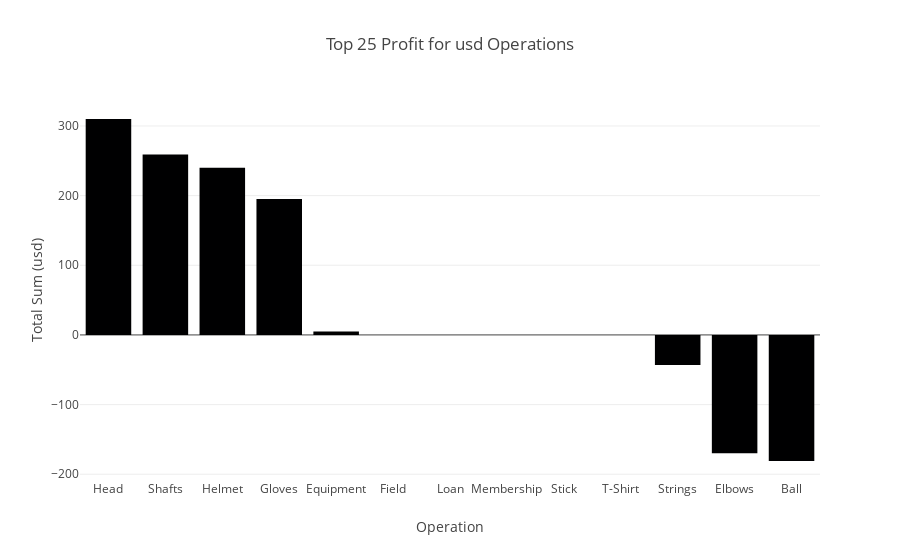

The code cell stored with this chart in its notebook:
### Markdown cell above
####Top 25 Profit Operations USD

### Code cell
# Calculate the total sums for each operation
total_sums = [
    ("Ball", ball_total_usd),
    ("Elbows", elbows_total_usd),
    ("Equipment", equipment_total_usd),
    ("Field", field_total_usd),
    ("Gloves", gloves_total_usd),
    ("Head", head_total_usd),
    ("Helmet", helmet_total_usd),
    ("Loan", loan_total_usd),
    ("Membership", membership_total_usd),
    ("Shafts", shafts_total_usd),
    ("Stick", stick_total_usd),
    ("Strings", strings_total_usd),
    ("T-Shirt", t_shirt_total_usd),
]

# Create a DataFrame
df_total_sums_usd = pd.DataFrame(total_sums, columns=["Operation", "Total Sum"])

# Sort the DataFrame by Total Sum in descending order
df_total_sums_usd  = df_total_sums_usd .sort_values(by="Total Sum", ascending=False)

# Select the top 25 rows
top_25_total_sums = df_total_sums_usd .head(25)

# Create a bar graph
fig = px.bar(
    top_25_total_sums,
    x="Operation",
    y="Total Sum",
    labels={"Total Sum": "Total Sum (usd)"},
    title="Top 25 Profit for usd Operations",
)

# Show the graph
fig.show()

### Figure 1 — Plotly figure (JSON) as saved in the notebook; plotly's stock layout.template omitted (floating-point values rounded to 4 significant figures)
{"data": [{"alignmentgroup": "True", "hovertemplate": "Operation=%{x}<br>Total Sum (usd)=%{y}<extra></extra>", "legendgroup": "", "marker": {"color": "#000001", "pattern": {"shape": ""}}, "name": "", "offsetgroup": "", "orientation": "v", "showlegend": false, "textposition": "auto", "type": "bar", "x": ["Head", "Shafts", "Helmet", "Gloves", "Equipment", "Field", "Loan", "Membership", "Stick", "T-Shirt", "Strings", "Elbows", "Ball"], "xaxis": "x", "y": [310, 259, 240, 195, 5, 0, 0, 0, 0, 0, -43, -170, -181], "yaxis": "y"}], "layout": {"barmode": "relative", "legend": {"tracegroupgap": 0}, "title": {"text": "Top 25 Profit for usd Operations"}, "xaxis": {"anchor": "y", "domain": [0, 1], "title": {"text": "Operation"}}, "yaxis": {"anchor": "x", "domain": [0, 1], "title": {"text": "Total Sum (usd)"}}}}
